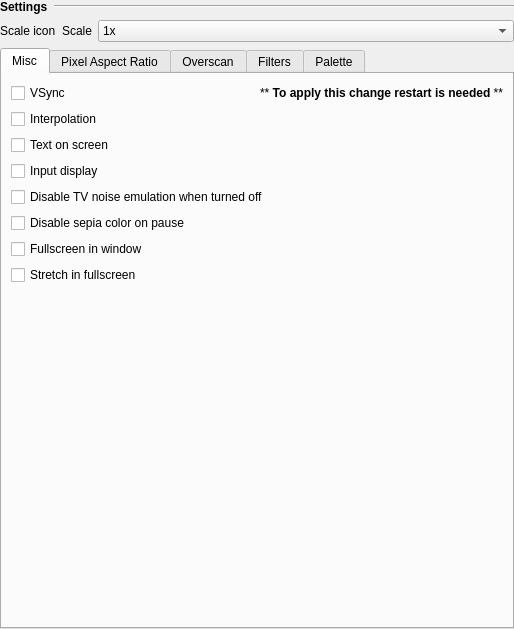
<?xml version="1.0" encoding="UTF-8"?>
<ui version="4.0">
 <class>wdgSettingsVideo</class>
 <widget class="QWidget" name="wdgSettingsVideo">
  <property name="geometry">
   <rect>
    <x>0</x>
    <y>0</y>
    <width>514</width>
    <height>629</height>
   </rect>
  </property>
  <property name="windowTitle">
   <string>Video Settings</string>
  </property>
  <layout class="QVBoxLayout" name="verticalLayout_wdgSettingsVideo">
   <property name="leftMargin">
    <number>0</number>
   </property>
   <property name="topMargin">
    <number>0</number>
   </property>
   <property name="rightMargin">
    <number>0</number>
   </property>
   <property name="bottomMargin">
    <number>0</number>
   </property>
   <item>
    <layout class="QGridLayout" name="gridLayout_video">
     <item row="1" column="0">
      <widget class="QLabel" name="icon_Scale">
       <property name="text">
        <string notr="true">Scale icon</string>
       </property>
      </widget>
     </item>
     <item row="1" column="2">
      <widget class="QComboBox" name="comboBox_Scale">
       <property name="sizePolicy">
        <sizepolicy hsizetype="Expanding" vsizetype="Fixed">
         <horstretch>0</horstretch>
         <verstretch>0</verstretch>
        </sizepolicy>
       </property>
       <item>
        <property name="text">
         <string>1x</string>
        </property>
       </item>
       <item>
        <property name="text">
         <string>2x</string>
        </property>
       </item>
       <item>
        <property name="text">
         <string>3x</string>
        </property>
       </item>
       <item>
        <property name="text">
         <string>4x</string>
        </property>
       </item>
       <item>
        <property name="text">
         <string>5x</string>
        </property>
       </item>
       <item>
        <property name="text">
         <string>6x</string>
        </property>
       </item>
      </widget>
     </item>
     <item row="1" column="1">
      <widget class="QLabel" name="label_Scale">
       <property name="text">
        <string>Scale</string>
       </property>
      </widget>
     </item>
     <item row="2" column="0" colspan="3">
      <widget class="QTabWidget" name="tabWidget_Video">
       <property name="currentIndex">
        <number>0</number>
       </property>
       <widget class="QWidget" name="tab_Video_Misc">
        <attribute name="icon">
         <iconset resource="application.qrc">
          <normaloff>:/icon/icons/misc.svg</normaloff>:/icon/icons/misc.svg</iconset>
        </attribute>
        <attribute name="title">
         <string>Misc</string>
        </attribute>
        <layout class="QVBoxLayout" name="verticalLayout_Video_Misc">
         <item>
          <layout class="QHBoxLayout" name="horizontalLayout_Vsync">
           <item>
            <widget class="QCheckBox" name="checkBox_Vsync">
             <property name="text">
              <string notr="true">VSync</string>
             </property>
            </widget>
           </item>
           <item>
            <widget class="QLabel" name="label_Vsync">
             <property name="sizePolicy">
              <sizepolicy hsizetype="Expanding" vsizetype="Preferred">
               <horstretch>0</horstretch>
               <verstretch>0</verstretch>
              </sizepolicy>
             </property>
             <property name="text">
              <string>&lt;html&gt;&lt;head/&gt;&lt;body&gt;&lt;p align=&quot;right&quot;&gt;** &lt;span style=&quot; font-weight:600;&quot;&gt;To apply this change restart is needed&lt;/span&gt; **&lt;/p&gt;&lt;/body&gt;&lt;/html&gt;</string>
             </property>
            </widget>
           </item>
          </layout>
         </item>
         <item>
          <widget class="QCheckBox" name="checkBox_Interpolation">
           <property name="text">
            <string notr="true">Interpolation</string>
           </property>
          </widget>
         </item>
         <item>
          <widget class="QCheckBox" name="checkBox_Text_on_screen">
           <property name="text">
            <string notr="true">Text on screen</string>
           </property>
          </widget>
         </item>
         <item>
          <widget class="QCheckBox" name="checkBox_Input_display">
           <property name="text">
            <string notr="true">Input display</string>
           </property>
          </widget>
         </item>
         <item>
          <widget class="QCheckBox" name="checkBox_Disable_TV_noise_emulation">
           <property name="text">
            <string notr="true">Disable TV noise emulation when turned off</string>
           </property>
          </widget>
         </item>
         <item>
          <widget class="QCheckBox" name="checkBox_Disable_sepia_color_on_pause">
           <property name="text">
            <string notr="true">Disable sepia color on pause</string>
           </property>
          </widget>
         </item>
         <item>
          <widget class="QCheckBox" name="checkBox_Fullscreen_in_window">
           <property name="text">
            <string notr="true">Fullscreen in window</string>
           </property>
          </widget>
         </item>
         <item>
          <widget class="QCheckBox" name="checkBox_Stretch_in_fullscreen">
           <property name="text">
            <string notr="true">Stretch in fullscreen</string>
           </property>
          </widget>
         </item>
         <item>
          <spacer name="verticalSpacer_Video_Misc">
           <property name="orientation">
            <enum>Qt::Vertical</enum>
           </property>
           <property name="sizeHint" stdset="0">
            <size>
             <width>20</width>
             <height>40</height>
            </size>
           </property>
          </spacer>
         </item>
        </layout>
       </widget>
       <widget class="QWidget" name="tab_PAR">
        <attribute name="icon">
         <iconset resource="application.qrc">
          <normaloff>:/icon/icons/pixel_aspect_ratio.svg</normaloff>:/icon/icons/pixel_aspect_ratio.svg</iconset>
        </attribute>
        <attribute name="title">
         <string>Pixel Aspect Ratio</string>
        </attribute>
        <layout class="QGridLayout" name="gridLayout">
         <item row="1" column="0">
          <layout class="QHBoxLayout" name="horizontalLayout_PAR_misc">
           <item>
            <widget class="QLabel" name="label_PAR_misc">
             <property name="text">
              <string>&lt;html&gt;&lt;head/&gt;&lt;body&gt;&lt;p&gt;&lt;span style=&quot; font-weight:600;&quot;&gt;Misc&lt;/span&gt;&lt;/p&gt;&lt;/body&gt;&lt;/html&gt;</string>
             </property>
            </widget>
           </item>
           <item>
            <widget class="Line" name="line_PAR_misc_2">
             <property name="sizePolicy">
              <sizepolicy hsizetype="Expanding" vsizetype="Fixed">
               <horstretch>0</horstretch>
               <verstretch>0</verstretch>
              </sizepolicy>
             </property>
             <property name="orientation">
              <enum>Qt::Horizontal</enum>
             </property>
            </widget>
           </item>
          </layout>
         </item>
         <item row="3" column="0">
          <spacer name="verticalSpacer_Video_PAR">
           <property name="orientation">
            <enum>Qt::Vertical</enum>
           </property>
           <property name="sizeHint" stdset="0">
            <size>
             <width>20</width>
             <height>40</height>
            </size>
           </property>
          </spacer>
         </item>
         <item row="0" column="0">
          <widget class="QComboBox" name="comboBox_PAR">
           <property name="sizePolicy">
            <sizepolicy hsizetype="Expanding" vsizetype="Fixed">
             <horstretch>0</horstretch>
             <verstretch>0</verstretch>
            </sizepolicy>
           </property>
           <item>
            <property name="text">
             <string>1:1</string>
            </property>
           </item>
           <item>
            <property name="text">
             <string>5:4</string>
            </property>
           </item>
           <item>
            <property name="text">
             <string>8:7 (NTSC TV)</string>
            </property>
           </item>
           <item>
            <property name="text">
             <string>11:8 (PAL TV)</string>
            </property>
           </item>
          </widget>
         </item>
         <item row="2" column="0">
          <widget class="QCheckBox" name="checkBox_PAR_Soft_Stretch">
           <property name="text">
            <string notr="true">Soft stretch</string>
           </property>
          </widget>
         </item>
        </layout>
       </widget>
       <widget class="QWidget" name="tab_Oscan">
        <attribute name="icon">
         <iconset resource="application.qrc">
          <normaloff>:/icon/icons/overscan.svg</normaloff>:/icon/icons/overscan.svg</iconset>
        </attribute>
        <attribute name="title">
         <string>Overscan</string>
        </attribute>
        <layout class="QVBoxLayout" name="verticalLayout">
         <item>
          <widget class="QComboBox" name="comboBox_Oscan">
           <property name="sizePolicy">
            <sizepolicy hsizetype="Expanding" vsizetype="Fixed">
             <horstretch>0</horstretch>
             <verstretch>0</verstretch>
            </sizepolicy>
           </property>
           <item>
            <property name="text">
             <string>Default</string>
            </property>
           </item>
           <item>
            <property name="text">
             <string>Off</string>
            </property>
           </item>
           <item>
            <property name="text">
             <string>On</string>
            </property>
           </item>
          </widget>
         </item>
         <item>
          <layout class="QHBoxLayout" name="horizontalLayout_Oscan_dev_value">
           <item>
            <widget class="QLabel" name="icon_Oscan_dev_value">
             <property name="text">
              <string notr="true">Defaul Value icon</string>
             </property>
            </widget>
           </item>
           <item>
            <widget class="QLabel" name="label_Oscan_dev_value">
             <property name="font">
              <font>
               <weight>75</weight>
               <bold>true</bold>
              </font>
             </property>
             <property name="text">
              <string>Default Value</string>
             </property>
            </widget>
           </item>
           <item>
            <widget class="Line" name="line_Oscan_dev_value">
             <property name="sizePolicy">
              <sizepolicy hsizetype="Expanding" vsizetype="Fixed">
               <horstretch>0</horstretch>
               <verstretch>0</verstretch>
              </sizepolicy>
             </property>
             <property name="orientation">
              <enum>Qt::Horizontal</enum>
             </property>
            </widget>
           </item>
          </layout>
         </item>
         <item>
          <widget class="QComboBox" name="comboBox_Oscan_def_value">
           <property name="sizePolicy">
            <sizepolicy hsizetype="Expanding" vsizetype="Fixed">
             <horstretch>0</horstretch>
             <verstretch>0</verstretch>
            </sizepolicy>
           </property>
           <item>
            <property name="text">
             <string>Off</string>
            </property>
           </item>
           <item>
            <property name="text">
             <string>On</string>
            </property>
           </item>
          </widget>
         </item>
         <item>
          <layout class="QHBoxLayout" name="horizontalLayout_Oscan_brd">
           <item>
            <widget class="QLabel" name="icon_Oscan_brd">
             <property name="text">
              <string notr="true">Overscan borders icon</string>
             </property>
            </widget>
           </item>
           <item>
            <widget class="QLabel" name="label_Oscan_brd">
             <property name="font">
              <font>
               <weight>75</weight>
               <bold>true</bold>
              </font>
             </property>
             <property name="text">
              <string>Overscan borders</string>
             </property>
            </widget>
           </item>
           <item>
            <widget class="Line" name="line_Oscan_brd">
             <property name="sizePolicy">
              <sizepolicy hsizetype="Expanding" vsizetype="Fixed">
               <horstretch>0</horstretch>
               <verstretch>0</verstretch>
              </sizepolicy>
             </property>
             <property name="orientation">
              <enum>Qt::Horizontal</enum>
             </property>
            </widget>
           </item>
          </layout>
         </item>
         <item>
          <widget class="QComboBox" name="comboBox_Oscan_brd_mode">
           <property name="sizePolicy">
            <sizepolicy hsizetype="Expanding" vsizetype="Fixed">
             <horstretch>0</horstretch>
             <verstretch>0</verstretch>
            </sizepolicy>
           </property>
           <item>
            <property name="text">
             <string>NTSC</string>
            </property>
           </item>
           <item>
            <property name="text">
             <string>PAL/Dendy</string>
            </property>
           </item>
          </widget>
         </item>
         <item>
          <widget class="QFrame" name="frame_Oscan_brd">
           <property name="sizePolicy">
            <sizepolicy hsizetype="Preferred" vsizetype="Fixed">
             <horstretch>0</horstretch>
             <verstretch>0</verstretch>
            </sizepolicy>
           </property>
           <property name="frameShape">
            <enum>QFrame::StyledPanel</enum>
           </property>
           <property name="frameShadow">
            <enum>QFrame::Raised</enum>
           </property>
           <layout class="QGridLayout" name="gridLayout_2">
            <property name="leftMargin">
             <number>4</number>
            </property>
            <property name="topMargin">
             <number>4</number>
            </property>
            <property name="rightMargin">
             <number>4</number>
            </property>
            <property name="bottomMargin">
             <number>4</number>
            </property>
            <item row="0" column="2">
             <layout class="QVBoxLayout" name="verticalLayout_Oscan_brd_up">
              <item>
               <widget class="QLabel" name="label_Oscan_brd_up">
                <property name="sizePolicy">
                 <sizepolicy hsizetype="Preferred" vsizetype="Fixed">
                  <horstretch>0</horstretch>
                  <verstretch>0</verstretch>
                 </sizepolicy>
                </property>
                <property name="text">
                 <string>Up</string>
                </property>
                <property name="alignment">
                 <set>Qt::AlignCenter</set>
                </property>
               </widget>
              </item>
              <item>
               <widget class="QSpinBox" name="spinBox_Oscan_brd_up"/>
              </item>
             </layout>
            </item>
            <item row="1" column="3">
             <layout class="QVBoxLayout" name="verticalLayout_Oscan_brd_right">
              <item>
               <widget class="QLabel" name="label_Oscan_brd_right">
                <property name="sizePolicy">
                 <sizepolicy hsizetype="Preferred" vsizetype="Fixed">
                  <horstretch>0</horstretch>
                  <verstretch>0</verstretch>
                 </sizepolicy>
                </property>
                <property name="text">
                 <string>Right</string>
                </property>
                <property name="alignment">
                 <set>Qt::AlignCenter</set>
                </property>
               </widget>
              </item>
              <item>
               <widget class="QSpinBox" name="spinBox_Oscan_brd_right"/>
              </item>
             </layout>
            </item>
            <item row="1" column="0">
             <layout class="QVBoxLayout" name="verticalLayout_Oscan_brd_left">
              <item>
               <widget class="QLabel" name="label_Oscan_brd_left">
                <property name="sizePolicy">
                 <sizepolicy hsizetype="Preferred" vsizetype="Fixed">
                  <horstretch>0</horstretch>
                  <verstretch>0</verstretch>
                 </sizepolicy>
                </property>
                <property name="text">
                 <string>Left</string>
                </property>
                <property name="alignment">
                 <set>Qt::AlignCenter</set>
                </property>
               </widget>
              </item>
              <item>
               <widget class="QSpinBox" name="spinBox_Oscan_brd_left"/>
              </item>
             </layout>
            </item>
            <item row="2" column="2">
             <layout class="QVBoxLayout" name="verticalLayout_Oscan_brd_down">
              <item>
               <widget class="QLabel" name="label_Oscan_brd_down">
                <property name="sizePolicy">
                 <sizepolicy hsizetype="Preferred" vsizetype="Fixed">
                  <horstretch>0</horstretch>
                  <verstretch>0</verstretch>
                 </sizepolicy>
                </property>
                <property name="text">
                 <string>Down</string>
                </property>
                <property name="alignment">
                 <set>Qt::AlignCenter</set>
                </property>
               </widget>
              </item>
              <item>
               <widget class="QSpinBox" name="spinBox_Oscan_brd_down"/>
              </item>
             </layout>
            </item>
           </layout>
          </widget>
         </item>
         <item>
          <widget class="QPushButton" name="pushButton_Oscan_brd_reset">
           <property name="text">
            <string>Reset to defaults</string>
           </property>
           <property name="icon">
            <iconset resource="application.qrc">
             <normaloff>:/icon/icons/overscan_default.svg</normaloff>:/icon/icons/overscan_default.svg</iconset>
           </property>
          </widget>
         </item>
         <item>
          <layout class="QHBoxLayout" name="horizontalLayout_Oscan_misc">
           <item>
            <widget class="QLabel" name="label_Oscan_misc">
             <property name="text">
              <string>&lt;html&gt;&lt;head/&gt;&lt;body&gt;&lt;p&gt;&lt;span style=&quot; font-weight:600;&quot;&gt;Misc&lt;/span&gt;&lt;/p&gt;&lt;/body&gt;&lt;/html&gt;</string>
             </property>
            </widget>
           </item>
           <item>
            <widget class="Line" name="line_Oscan_misc">
             <property name="sizePolicy">
              <sizepolicy hsizetype="Expanding" vsizetype="Fixed">
               <horstretch>0</horstretch>
               <verstretch>0</verstretch>
              </sizepolicy>
             </property>
             <property name="orientation">
              <enum>Qt::Horizontal</enum>
             </property>
            </widget>
           </item>
          </layout>
         </item>
         <item>
          <widget class="QCheckBox" name="checkBox_Oscan_brd_black_window">
           <property name="text">
            <string>Black borders in window mode</string>
           </property>
          </widget>
         </item>
         <item>
          <widget class="QCheckBox" name="checkBox_Oscan_brd_black_flscreen">
           <property name="text">
            <string>Black borders in fullscreen</string>
           </property>
          </widget>
         </item>
         <item>
          <spacer name="verticalSpacer_Video_Oscan">
           <property name="orientation">
            <enum>Qt::Vertical</enum>
           </property>
           <property name="sizeHint" stdset="0">
            <size>
             <width>20</width>
             <height>40</height>
            </size>
           </property>
          </spacer>
         </item>
        </layout>
       </widget>
       <widget class="QWidget" name="tab_Filters">
        <attribute name="icon">
         <iconset resource="application.qrc">
          <normaloff>:/icon/icons/cpu_filter.svg</normaloff>:/icon/icons/cpu_filter.svg</iconset>
        </attribute>
        <attribute name="title">
         <string>Filters</string>
        </attribute>
        <layout class="QGridLayout" name="gridLayout_3">
         <item row="3" column="0">
          <widget class="QPushButton" name="pushButton_Shaders_file">
           <property name="text">
            <string>Load from a file</string>
           </property>
           <property name="icon">
            <iconset resource="application.qrc">
             <normaloff>:/icon/icons/load.svg</normaloff>:/icon/icons/load.svg</iconset>
           </property>
          </widget>
         </item>
         <item row="5" column="0" colspan="2">
          <widget class="QCheckBox" name="checkBox_Disable_sRGB_FBO">
           <property name="text">
            <string notr="true">Disable sRGB FBO</string>
           </property>
          </widget>
         </item>
         <item row="2" column="0" colspan="3">
          <widget class="QComboBox" name="comboBox_Shaders">
           <property name="sizePolicy">
            <sizepolicy hsizetype="Expanding" vsizetype="Fixed">
             <horstretch>0</horstretch>
             <verstretch>0</verstretch>
            </sizepolicy>
           </property>
           <item>
            <property name="text">
             <string>No Shaders</string>
            </property>
           </item>
           <item>
            <property name="text">
             <string>CRT Dotmask</string>
            </property>
           </item>
           <item>
            <property name="text">
             <string>CRT Scanlines</string>
            </property>
           </item>
           <item>
            <property name="text">
             <string>CRT With Curve</string>
            </property>
           </item>
           <item>
            <property name="text">
             <string>Emboss</string>
            </property>
           </item>
           <item>
            <property name="text">
             <string>Noise</string>
            </property>
           </item>
           <item>
            <property name="text">
             <string>NTSC 2Phase Composite</string>
            </property>
           </item>
           <item>
            <property name="text">
             <string>Old TV</string>
            </property>
           </item>
           <item>
            <property name="text">
             <string>From File</string>
            </property>
           </item>
          </widget>
         </item>
         <item row="1" column="0" colspan="3">
          <layout class="QHBoxLayout" name="horizontalLayout_Shaders">
           <item>
            <widget class="QLabel" name="icon_Shaders">
             <property name="text">
              <string notr="true">Shaders icon</string>
             </property>
            </widget>
           </item>
           <item>
            <widget class="QLabel" name="label_Shaders">
             <property name="font">
              <font>
               <weight>75</weight>
               <bold>true</bold>
              </font>
             </property>
             <property name="text">
              <string>Shaders</string>
             </property>
            </widget>
           </item>
           <item>
            <widget class="Line" name="line_Shaders">
             <property name="sizePolicy">
              <sizepolicy hsizetype="Expanding" vsizetype="Fixed">
               <horstretch>0</horstretch>
               <verstretch>0</verstretch>
              </sizepolicy>
             </property>
             <property name="orientation">
              <enum>Qt::Horizontal</enum>
             </property>
            </widget>
           </item>
          </layout>
         </item>
         <item row="0" column="0" colspan="3">
          <widget class="QComboBox" name="comboBox_Software_Filters">
           <property name="sizePolicy">
            <sizepolicy hsizetype="Expanding" vsizetype="Fixed">
             <horstretch>0</horstretch>
             <verstretch>0</verstretch>
            </sizepolicy>
           </property>
           <item>
            <property name="text">
             <string>No Filters</string>
            </property>
           </item>
           <item>
            <property name="text">
             <string>Scale2X</string>
            </property>
           </item>
           <item>
            <property name="text">
             <string>Scale3X</string>
            </property>
           </item>
           <item>
            <property name="text">
             <string>Scale4X</string>
            </property>
           </item>
           <item>
            <property name="text">
             <string>Hq2X</string>
            </property>
           </item>
           <item>
            <property name="text">
             <string>Hq3X</string>
            </property>
           </item>
           <item>
            <property name="text">
             <string>Hq4X</string>
            </property>
           </item>
           <item>
            <property name="text">
             <string>xBRZ 2X</string>
            </property>
           </item>
           <item>
            <property name="text">
             <string>xBRZ 3X</string>
            </property>
           </item>
           <item>
            <property name="text">
             <string>xBRZ 4X</string>
            </property>
           </item>
           <item>
            <property name="text">
             <string>xBRZ 5X</string>
            </property>
           </item>
           <item>
            <property name="text">
             <string>xBRZ 6X</string>
            </property>
           </item>
           <item>
            <property name="text">
             <string>xBRZ 2X MT</string>
            </property>
           </item>
           <item>
            <property name="text">
             <string>xBRZ 3X MT</string>
            </property>
           </item>
           <item>
            <property name="text">
             <string>xBRZ 4X MT</string>
            </property>
           </item>
           <item>
            <property name="text">
             <string>xBRZ 5X MT</string>
            </property>
           </item>
           <item>
            <property name="text">
             <string>xBRZ 6X MT</string>
            </property>
           </item>
           <item>
            <property name="text">
             <string>NTSC Composite</string>
            </property>
           </item>
           <item>
            <property name="text">
             <string>NTSC S-Video</string>
            </property>
           </item>
           <item>
            <property name="text">
             <string>NTSC RGB</string>
            </property>
           </item>
          </widget>
         </item>
         <item row="4" column="0" colspan="3">
          <layout class="QHBoxLayout" name="horizontalLayout_Filters_misc">
           <item>
            <widget class="QLabel" name="label_Filters_misc">
             <property name="text">
              <string>&lt;html&gt;&lt;head/&gt;&lt;body&gt;&lt;p&gt;&lt;span style=&quot; font-weight:600;&quot;&gt;Misc&lt;/span&gt;&lt;/p&gt;&lt;/body&gt;&lt;/html&gt;</string>
             </property>
            </widget>
           </item>
           <item>
            <widget class="Line" name="line_Filters_misc">
             <property name="sizePolicy">
              <sizepolicy hsizetype="Expanding" vsizetype="Fixed">
               <horstretch>0</horstretch>
               <verstretch>0</verstretch>
              </sizepolicy>
             </property>
             <property name="orientation">
              <enum>Qt::Horizontal</enum>
             </property>
            </widget>
           </item>
          </layout>
         </item>
         <item row="6" column="0" colspan="3">
          <spacer name="verticalSpacer_Video_Filters">
           <property name="orientation">
            <enum>Qt::Vertical</enum>
           </property>
           <property name="sizeHint" stdset="0">
            <size>
             <width>20</width>
             <height>40</height>
            </size>
           </property>
          </spacer>
         </item>
         <item row="3" column="1" colspan="2">
          <layout class="QHBoxLayout" name="horizontalLayout_Shaders_file">
           <item>
            <widget class="QLineEdit" name="lineEdit_Shaders_file">
             <property name="focusPolicy">
              <enum>Qt::NoFocus</enum>
             </property>
             <property name="readOnly">
              <bool>true</bool>
             </property>
            </widget>
           </item>
           <item>
            <widget class="QPushButton" name="pushButton_Shaders_file_clear">
             <property name="icon">
              <iconset resource="application.qrc">
               <normaloff>:/icon/icons/trash.svg</normaloff>:/icon/icons/trash.svg</iconset>
             </property>
            </widget>
           </item>
          </layout>
         </item>
        </layout>
       </widget>
       <widget class="QWidget" name="tab_Palette">
        <attribute name="icon">
         <iconset resource="application.qrc">
          <normaloff>:/icon/icons/palette.svg</normaloff>:/icon/icons/palette.svg</iconset>
        </attribute>
        <attribute name="title">
         <string>Palette</string>
        </attribute>
        <layout class="QGridLayout" name="gridLayout_7">
         <item row="5" column="0" colspan="3">
          <widget class="QCheckBox" name="checkBox_Disable_emphasis_swap_PAL">
           <property name="text">
            <string notr="true">Disable Red and Green emphasis swap for PAL/Dendy</string>
           </property>
          </widget>
         </item>
         <item row="0" column="0" colspan="3">
          <widget class="QComboBox" name="comboBox_Palette">
           <property name="sizePolicy">
            <sizepolicy hsizetype="Expanding" vsizetype="Fixed">
             <horstretch>0</horstretch>
             <verstretch>0</verstretch>
            </sizepolicy>
           </property>
           <item>
            <property name="text">
             <string>PAL</string>
            </property>
           </item>
           <item>
            <property name="text">
             <string>NTSC</string>
            </property>
           </item>
           <item>
            <property name="text">
             <string>Sony CXA2025AS US</string>
            </property>
           </item>
           <item>
            <property name="text">
             <string>Firebrandx Nostalgia (FBX)</string>
            </property>
           </item>
           <item>
            <property name="text">
             <string>Firebrandx YUV</string>
            </property>
           </item>
           <item>
            <property name="text">
             <string>Monochrome</string>
            </property>
           </item>
           <item>
            <property name="text">
             <string>Green</string>
            </property>
           </item>
           <item>
            <property name="text">
             <string>From File</string>
            </property>
           </item>
          </widget>
         </item>
         <item row="2" column="0" rowspan="2" colspan="2">
          <widget class="QPushButton" name="pushButton_Palette_save">
           <property name="text">
            <string>Save to a file</string>
           </property>
           <property name="icon">
            <iconset resource="application.qrc">
             <normaloff>:/icon/icons/save.svg</normaloff>:/icon/icons/save.svg</iconset>
           </property>
          </widget>
         </item>
         <item row="1" column="0" colspan="2">
          <widget class="QPushButton" name="pushButton_Palette_file">
           <property name="text">
            <string>Load from a file</string>
           </property>
           <property name="icon">
            <iconset resource="application.qrc">
             <normaloff>:/icon/icons/load.svg</normaloff>:/icon/icons/load.svg</iconset>
           </property>
          </widget>
         </item>
         <item row="4" column="0" colspan="3">
          <layout class="QHBoxLayout" name="horizontalLayout_Palette_misc">
           <item>
            <widget class="QLabel" name="label_Palette_misc">
             <property name="text">
              <string>&lt;html&gt;&lt;head/&gt;&lt;body&gt;&lt;p&gt;&lt;span style=&quot; font-weight:600;&quot;&gt;Misc&lt;/span&gt;&lt;/p&gt;&lt;/body&gt;&lt;/html&gt;</string>
             </property>
            </widget>
           </item>
           <item>
            <widget class="Line" name="line_Palette_misc">
             <property name="sizePolicy">
              <sizepolicy hsizetype="Expanding" vsizetype="Fixed">
               <horstretch>0</horstretch>
               <verstretch>0</verstretch>
              </sizepolicy>
             </property>
             <property name="orientation">
              <enum>Qt::Horizontal</enum>
             </property>
            </widget>
           </item>
          </layout>
         </item>
         <item row="6" column="0" colspan="3">
          <spacer name="verticalSpacer_Video_Palette">
           <property name="orientation">
            <enum>Qt::Vertical</enum>
           </property>
           <property name="sizeHint" stdset="0">
            <size>
             <width>20</width>
             <height>40</height>
            </size>
           </property>
          </spacer>
         </item>
         <item row="1" column="2">
          <layout class="QHBoxLayout" name="horizontalLayout_Palette_file">
           <item>
            <widget class="QLineEdit" name="lineEdit_Palette_file">
             <property name="focusPolicy">
              <enum>Qt::NoFocus</enum>
             </property>
             <property name="readOnly">
              <bool>true</bool>
             </property>
            </widget>
           </item>
           <item>
            <widget class="QPushButton" name="pushButton_Palette_file_clear">
             <property name="icon">
              <iconset resource="application.qrc">
               <normaloff>:/icon/icons/trash.svg</normaloff>:/icon/icons/trash.svg</iconset>
             </property>
            </widget>
           </item>
          </layout>
         </item>
        </layout>
       </widget>
      </widget>
     </item>
     <item row="0" column="0" colspan="3">
      <layout class="QHBoxLayout" name="horizontalLayout_Video_settings">
       <item>
        <widget class="QLabel" name="label_Video_settings">
         <property name="text">
          <string>&lt;html&gt;&lt;head/&gt;&lt;body&gt;&lt;p&gt;&lt;span style=&quot; font-weight:600;&quot;&gt;Settings&lt;/span&gt;&lt;/p&gt;&lt;/body&gt;&lt;/html&gt;</string>
         </property>
        </widget>
       </item>
       <item>
        <widget class="Line" name="line_Video_settings">
         <property name="sizePolicy">
          <sizepolicy hsizetype="Expanding" vsizetype="Fixed">
           <horstretch>0</horstretch>
           <verstretch>0</verstretch>
          </sizepolicy>
         </property>
         <property name="orientation">
          <enum>Qt::Horizontal</enum>
         </property>
        </widget>
       </item>
      </layout>
     </item>
    </layout>
   </item>
  </layout>
 </widget>
 <resources>
  <include location="application.qrc"/>
 </resources>
 <connections/>
</ui>
